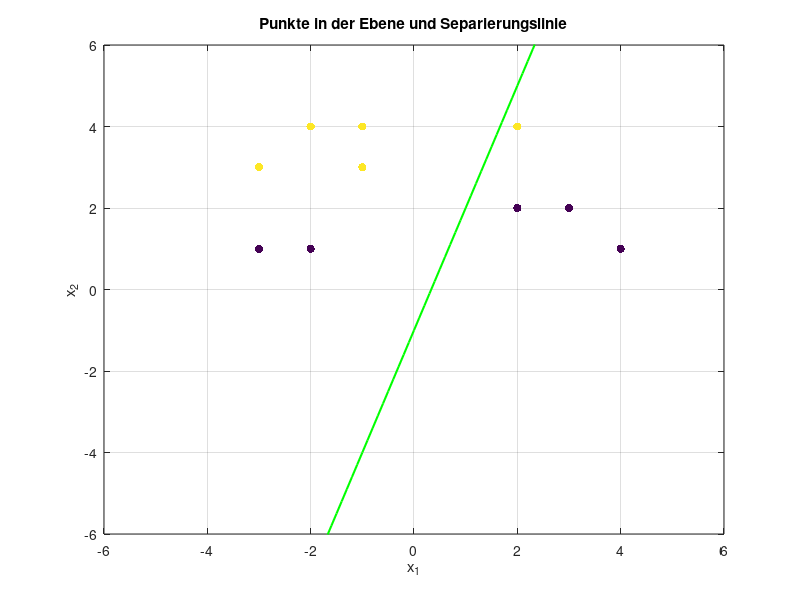
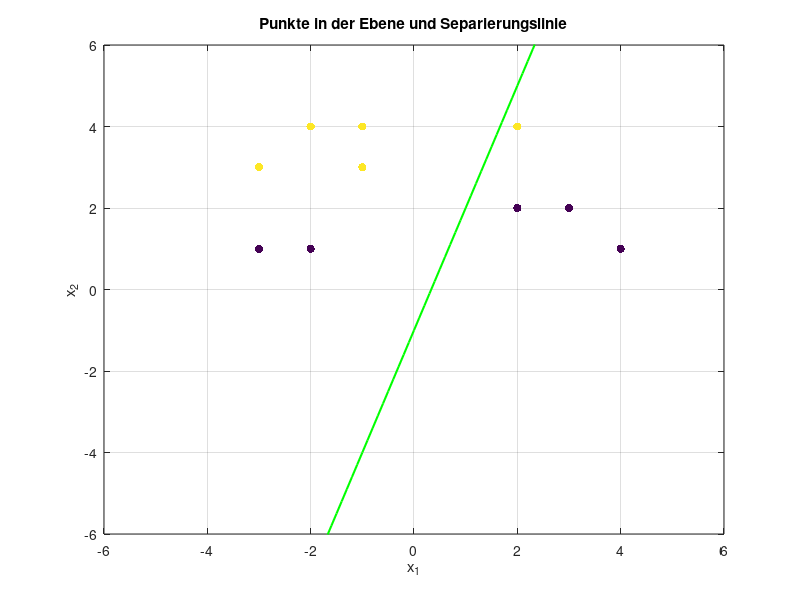
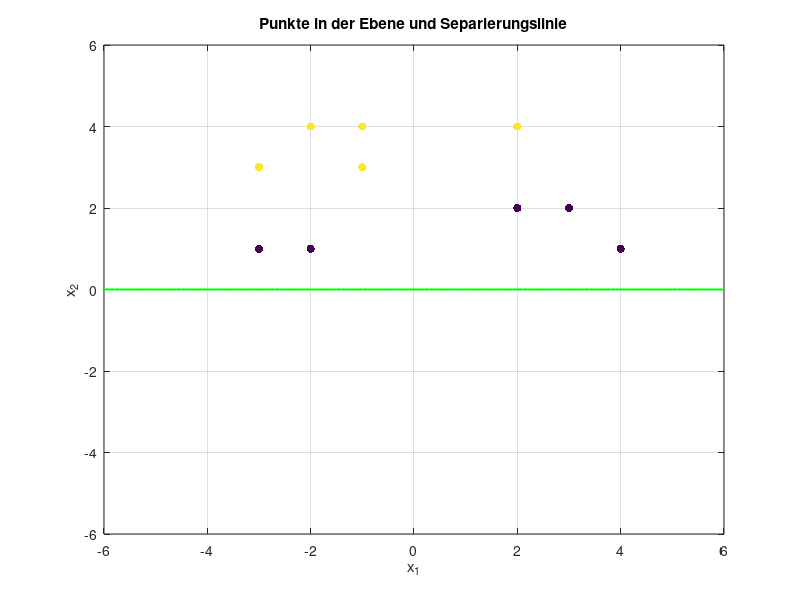
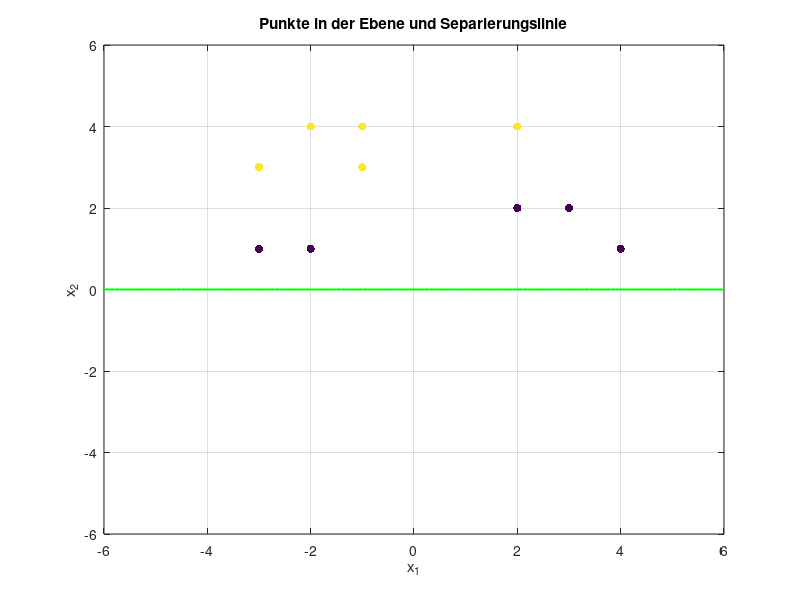

Recreate these plots in MATLAB, in order.
%% Initialization
data = [-3 1 -1;
        -3 3 1;
        -2 1 -1;
        -2 4 1;
        -1 3 1;
        -1 4 1;
         2 2 -1;
         2 4 1;
         3 2 -1;
         4 1 -1;];


% Create all vectors
inputs = data(:,1:2);
inputsExtended = [inputs ones(size(inputs,1),1)];
classes = data(:,3);
w = [0,0,0];
       
% Extended weight vectors; each iteration adds one more row
% Since we don't know the exact number of rows in advance, we preallocate the matrix with a maximum size and crop the result in the end
maxVectors = 100;
vectorDimension = 3;
wExtendedMat = zeros(maxVectors, vectorDimension);
L = size(data, 1);
numberOfOptimizations = 1;
wExtendedMat(numberOfOptimizations,:) = w;

changesInLastIteration = 1;
while changesInLastIteration > 0
    changesInLastIteration = 0;
    for c = 1:size(inputs,1)
        currentInput = inputsExtended(c,:);
        desiredClass = classes(c,:);
        calculatedOutput = w * transpose(currentInput);
        
        % Wrong class
        if calculatedOutput <= 0 && desiredClass > 0
            w += currentInput;
        elseif calculatedOutput >= 0 && desiredClass < 0
            w -= currentInput;
        end
        
        % Plot the updated weights
        if calculatedOutput * desiredClass <= 0
            changesInLastIteration += 1;
            numberOfOptimizations += 1;
            wExtendedMat(numberOfOptimizations,:) = w;
            
            x = y = 0;
            if w(2) == 0 
                y = -6:0.1:6;
                x = -w(3)/w(1) * ones(size(y));
            else
                x = -6:0.1:6;
                y = -(w(1)*x + w(3))/w(2);
            end
            clf();
            p = plot(x,y);
            set(p, "linewidth", 1.5, "color", "green");
            hold on;
            scatter(data(:,1), data(:,2), [], data(:,3),'filled');
            xlabel("x_1");
            ylabel("x_2");
            title("Punkte in der Ebene und Separierungslinie");
            axis([-6 6 -6 6]);
            grid on;
            
            if numberOfOptimizations <= 2
                print("initial", "-depsc", "-color");
                print(gcf, "initial.epsc");
            else
                print("separated", "-depsc", "-color");
                print(gcf, "separated.epsc");

            end

            while waitforbuttonpress ~= 1
            end
        end
           
    end
end

% Remove unused weight vector entries
wExtendedMat = wExtendedMat(1:numberOfOptimizations, :);
L = 0;
